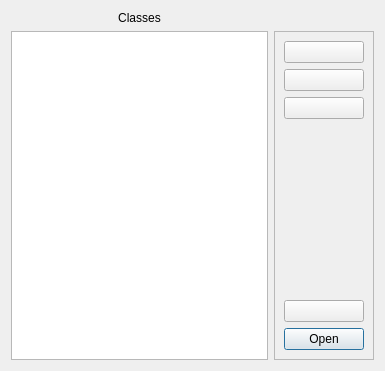
<?xml version="1.0" encoding="UTF-8"?>
<ui version="4.0">
 <class>classMenu</class>
 <widget class="QDialog" name="classMenu">
  <property name="geometry">
   <rect>
    <x>0</x>
    <y>0</y>
    <width>385</width>
    <height>371</height>
   </rect>
  </property>
  <property name="windowTitle">
   <string>Class list</string>
  </property>
  <layout class="QGridLayout" name="gridLayout">
   <item row="1" column="1">
    <widget class="QListWidget" name="classList">
     <property name="sizePolicy">
      <sizepolicy hsizetype="Preferred" vsizetype="Expanding">
       <horstretch>0</horstretch>
       <verstretch>0</verstretch>
      </sizepolicy>
     </property>
     <property name="movement">
      <enum>QListView::Static</enum>
     </property>
     <property name="flow">
      <enum>QListView::LeftToRight</enum>
     </property>
     <property name="isWrapping" stdset="0">
      <bool>true</bool>
     </property>
     <property name="resizeMode">
      <enum>QListView::Adjust</enum>
     </property>
     <property name="layoutMode">
      <enum>QListView::SinglePass</enum>
     </property>
     <property name="spacing">
      <number>10</number>
     </property>
     <property name="viewMode">
      <enum>QListView::IconMode</enum>
     </property>
     <property name="wordWrap">
      <bool>true</bool>
     </property>
    </widget>
   </item>
   <item row="0" column="1">
    <widget class="QLabel" name="titleLabel">
     <property name="text">
      <string>Classes</string>
     </property>
     <property name="alignment">
      <set>Qt::AlignCenter</set>
     </property>
    </widget>
   </item>
   <item row="1" column="2">
    <widget class="QFrame" name="controlFrame">
     <property name="sizePolicy">
      <sizepolicy hsizetype="Fixed" vsizetype="Preferred">
       <horstretch>0</horstretch>
       <verstretch>0</verstretch>
      </sizepolicy>
     </property>
     <property name="frameShape">
      <enum>QFrame::StyledPanel</enum>
     </property>
     <property name="frameShadow">
      <enum>QFrame::Raised</enum>
     </property>
     <layout class="QVBoxLayout" name="verticalLayout">
      <item alignment="Qt::AlignTop">
       <widget class="QFrame" name="upperButtonsFrame">
        <property name="frameShape">
         <enum>QFrame::NoFrame</enum>
        </property>
        <property name="frameShadow">
         <enum>QFrame::Plain</enum>
        </property>
        <layout class="QVBoxLayout" name="verticalLayout_2">
         <property name="leftMargin">
          <number>0</number>
         </property>
         <property name="topMargin">
          <number>0</number>
         </property>
         <property name="rightMargin">
          <number>0</number>
         </property>
         <property name="bottomMargin">
          <number>0</number>
         </property>
         <item>
          <widget class="QPushButton" name="addButton">
           <property name="sizePolicy">
            <sizepolicy hsizetype="Minimum" vsizetype="Fixed">
             <horstretch>0</horstretch>
             <verstretch>0</verstretch>
            </sizepolicy>
           </property>
           <property name="toolTip">
            <string>Add class</string>
           </property>
           <property name="text">
            <string notr="true"/>
           </property>
           <property name="icon">
            <iconset resource="../res.qrc">
             <normaloff>:/res/images/plus.png</normaloff>:/res/images/plus.png</iconset>
           </property>
           <property name="iconSize">
            <size>
             <width>26</width>
             <height>26</height>
            </size>
           </property>
          </widget>
         </item>
         <item>
          <widget class="QPushButton" name="removeButton">
           <property name="toolTip">
            <string>Remove class</string>
           </property>
           <property name="text">
            <string notr="true"/>
           </property>
           <property name="icon">
            <iconset resource="../res.qrc">
             <normaloff>:/res/images/remove.png</normaloff>:/res/images/remove.png</iconset>
           </property>
           <property name="iconSize">
            <size>
             <width>26</width>
             <height>26</height>
            </size>
           </property>
          </widget>
         </item>
         <item>
          <widget class="QPushButton" name="editButton">
           <property name="toolTip">
            <string>Edit class</string>
           </property>
           <property name="text">
            <string notr="true"/>
           </property>
           <property name="icon">
            <iconset resource="../res.qrc">
             <normaloff>:/res/images/edit.png</normaloff>:/res/images/edit.png</iconset>
           </property>
           <property name="iconSize">
            <size>
             <width>26</width>
             <height>26</height>
            </size>
           </property>
          </widget>
         </item>
        </layout>
       </widget>
      </item>
      <item alignment="Qt::AlignBottom">
       <widget class="QFrame" name="lowerButtonsFrame">
        <property name="frameShape">
         <enum>QFrame::NoFrame</enum>
        </property>
        <property name="frameShadow">
         <enum>QFrame::Plain</enum>
        </property>
        <layout class="QVBoxLayout" name="verticalLayout_3">
         <property name="leftMargin">
          <number>0</number>
         </property>
         <property name="topMargin">
          <number>0</number>
         </property>
         <property name="rightMargin">
          <number>0</number>
         </property>
         <property name="bottomMargin">
          <number>0</number>
         </property>
         <item>
          <widget class="QPushButton" name="usersButton">
           <property name="toolTip">
            <string>Users</string>
           </property>
           <property name="text">
            <string notr="true"/>
           </property>
           <property name="icon">
            <iconset resource="../res.qrc">
             <normaloff>:/res/images/user.png</normaloff>:/res/images/user.png</iconset>
           </property>
           <property name="iconSize">
            <size>
             <width>26</width>
             <height>26</height>
            </size>
           </property>
          </widget>
         </item>
         <item>
          <widget class="QPushButton" name="openButton">
           <property name="sizePolicy">
            <sizepolicy hsizetype="Minimum" vsizetype="Fixed">
             <horstretch>0</horstretch>
             <verstretch>0</verstretch>
            </sizepolicy>
           </property>
           <property name="text">
            <string notr="true">Open</string>
           </property>
           <property name="default">
            <bool>true</bool>
           </property>
          </widget>
         </item>
        </layout>
       </widget>
      </item>
     </layout>
    </widget>
   </item>
  </layout>
 </widget>
 <resources>
  <include location="../res.qrc"/>
 </resources>
 <connections/>
</ui>
